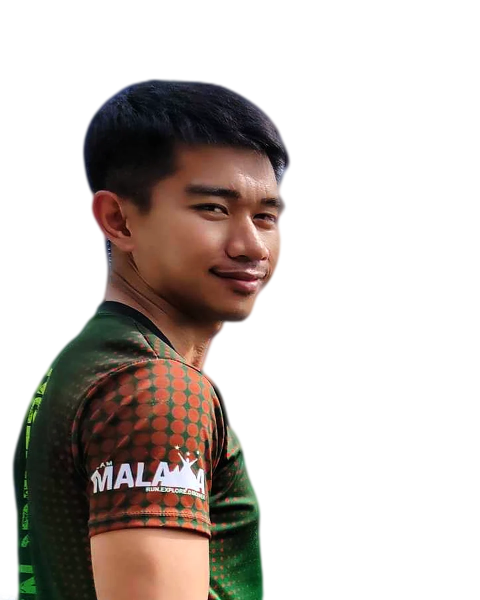
#> input picture assets/photo/alfred-calawa.webp, 960 x 1200 px (shown at 1/2 size)
$ python process_photo.py ../assets/photo/alfred-calawa.webp
#> lines starting #> are read from the running program, lines starting #| are printed output that depends on the picture
"""
Turn a raw photo into a polished, background-free portrait for the site.

    python tools/process_photo.py path/to/raw-photo.jpg

What it does
  1. Finds your face and crops a centred head-and-shoulders portrait (4:5).
  2. Removes the background completely (transparent PNG/WebP). Uses `rembg`
     if installed (best quality), otherwise OpenCV GrabCut.
  3. Light, natural enhancement: balanced brightness/contrast, slight warmth,
     gentle sharpening. No face changes, no heavy filters.
  4. Exports assets/photo/alfred-calawa.webp (transparent) + .png fallback
     (960x1200) and points siteConfig.js at them.

Requirements:  pip install pillow opencv-python numpy
Recommended:   pip install "rembg[cpu]"     (much cleaner cut-outs, especially for
                                             busy/outdoor photos; downloads a model once)

Options
  --gradient          put the cut-out on a violet gradient instead of transparency
                      (exports .webp + .jpg)
  --keep-background   don't remove the background at all (implies --gradient style vignette)
  --model NAME        rembg model (default u2net_human_seg)
  --no-config         don't edit siteConfig.js
  --preview           also save a side-by-side before/after preview
"""
import argparse
import re
import sys
from pathlib import Path

import numpy as np
from PIL import Image, ImageFilter, ImageOps

try:
    import cv2
except ImportError:
    sys.exit("OpenCV is required:  pip install opencv-python")

ROOT = Path(__file__).resolve().parent.parent
OUT_DIR = ROOT / "assets" / "photo"
OUT_W, OUT_H = 960, 1200  # 4:5

# Site palette
VIOLET = np.array([124, 58, 237], dtype=np.float32)  # #7C3AED
INDIGO = np.array([49, 46, 129], dtype=np.float32)   # #312E81
DARK = np.array([14, 11, 26], dtype=np.float32)      # near-black with a violet tint


# --------------------------------------------------------------------------- crop
def detect_face(img: Image.Image):
    """Return (x, y, w, h) of the largest face, or None."""
    gray = cv2.cvtColor(np.array(img), cv2.COLOR_RGB2GRAY)
    if not hasattr(cv2, "CascadeClassifier"):  # removed in OpenCV 5 — pip install "opencv-python<5"
        print("  ! This OpenCV build has no face detector - falling back to a centred crop.")
        return None
    cascade = cv2.CascadeClassifier(cv2.data.haarcascades + "haarcascade_frontalface_default.xml")
    min_side = max(40, int(min(img.size) * 0.08))
    faces = cascade.detectMultiScale(gray, scaleFactor=1.08, minNeighbors=6, minSize=(min_side, min_side))
    if len(faces) == 0:
        return None
    return max(faces, key=lambda f: f[2] * f[3])


def crop_portrait(img: Image.Image, face):
    W, H = img.size
    if face is not None:
        fx, fy, fw, fh = face
        cx, cy = fx + fw / 2, fy + fh / 2
        cw = fw * 3.0                       # head + shoulders
    else:                                   # no face found: assume a typical portrait framing
        print("  ! No face detected - using a centred, top-weighted crop.")
        cx, cy = W / 2, H * 0.36
        cw = min(W, H * 0.8) * 0.9
    ch = cw * OUT_H / OUT_W
    # don't exceed the image; keep 4:5
    scale = min(1.0, W / cw, H / ch)
    cw, ch = cw * scale, ch * scale
    left = min(max(0, cx - cw / 2), W - cw)
    top = min(max(0, cy - ch * 0.38), H - ch)  # face centre sits ~38% from the top
    box = tuple(int(round(v)) for v in (left, top, left + cw, top + ch))
    out = img.crop(box)
    if face is not None:
        fx, fy, fw, fh = face
        face_in_crop = (fx - box[0], fy - box[1], fw, fh)
    else:
        face_in_crop = None
    return out, face_in_crop


# --------------------------------------------------------------------------- background
def mask_rembg(img: Image.Image, model: str):
    try:
        from rembg import new_session, remove
    except ImportError:
        return None
    print(f"  - Removing background with rembg ({model})...")
    cut = remove(img, session=new_session(model))
    return np.array(cut.split()[-1], dtype=np.float32) / 255.0


# [115 lines left out: functions silhouette, mask_grabcut, feather, gradient_background, vignette_blend, enhance, not called in this run]


# --------------------------------------------------------------------------- main
def main():
    ap = argparse.ArgumentParser(description=__doc__, formatter_class=argparse.RawDescriptionHelpFormatter)
    ap.add_argument("photo")
    ap.add_argument("--keep-background", action="store_true")
    ap.add_argument("--gradient", action="store_true")
    ap.add_argument("--no-config", action="store_true")
    ap.add_argument("--preview", action="store_true")
    ap.add_argument("--model", default="u2net_human_seg",
                    help="rembg model: u2net_human_seg (default), isnet-general-use, birefnet-portrait, u2net")
    args = ap.parse_args()

    src = Path(args.photo)
    if not src.exists():
        sys.exit(f"File not found: {src}")
    print(f"Processing {src.name}")
    img = ImageOps.exif_transpose(Image.open(src)).convert("RGB")
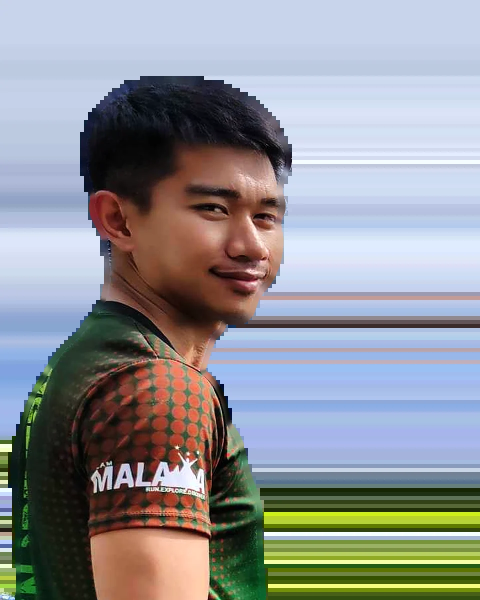
#> img: PIL image 960x1200 RGB (shown at 1/2 size); mean R, G, B 143.7, 146.2, 149.6
    if max(img.size) > 3000:
        img.thumbnail((3000, 3000), Image.LANCZOS)

    face = detect_face(img)
#> in detect_face, `gray = cv2.cvtColor(np.array(img), cv2.COLOR_RGB2GRAY)`:
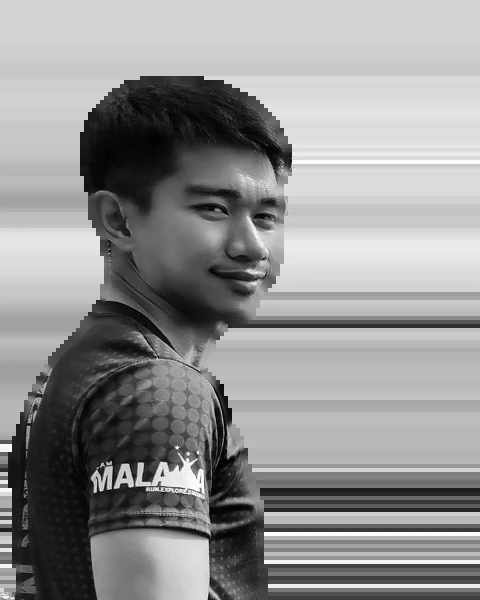
#> gray: shape (1200, 960) (shown at 1/2 size); min 0, max 255, mean 145.8
#> in detect_face, `faces = cascade.detectMultiScale(gray, scaleFactor=1.08, minNeighbors=..`: faces = [[317, 295, 325, 325]]
#> face = [317, 295, 325, 325]
    crop, face_c = crop_portrait(img, face)
#> in crop_portrait, `fx, fy, fw, fh = face`: fx = 317; fy = 295; fw = 325
#> in crop_portrait, `cx, cy = fx + fw / 2, fy + fh / 2`: cx = 479.5; cy = 457.5
#> in crop_portrait, `cw = fw * 3.0`: cw = 975
#> in crop_portrait, `ch = cw * OUT_H / OUT_W`: ch = 1218.8
#> in crop_portrait, `scale = min(1.0, W / cw, H / ch)`: scale = 0.985
#> in crop_portrait, `cw, ch = cw * scale, ch * scale`: cw = 960; ch = 1200
#> in crop_portrait, `left = min(max(0, cx - cw / 2), W - cw)`: left = 0
#> in crop_portrait, `box = tuple(int(round(v)) for v in (left, top, left + cw, top + ch))`: box = (0, 0, 960, 1200)
#> in crop_portrait, `face_in_crop = (fx - box[0], fy - box[1], fw, fh)`: face_in_crop = (317, 295, 325, 325)
#> face_c = (317, 295, 325, 325)
    # work at output resolution
    sx, sy = OUT_W / crop.width, OUT_H / crop.height
#> sx = 1; sy = 1
    crop = crop.resize((OUT_W, OUT_H), Image.LANCZOS)
    if face_c is not None:
        face_c = (face_c[0] * sx, face_c[1] * sy, face_c[2] * sx, face_c[3] * sy)

    alpha = None
    if not args.keep_background:
        alpha = mask_rembg(crop, args.model)
        if alpha is None:
            alpha = mask_grabcut(crop, face_c)
        frac = float(alpha.mean())
        if not 0.18 < frac < 0.88:
            if not args.gradient:
                sys.exit(f"  ! Cut-out looks unreliable ({frac:.0%} foreground). Install rembg "
                         "(pip install \"rembg[cpu]\") or rerun with --gradient / --keep-background.")
            print(f"  ! Cut-out looks unreliable ({frac:.0%} foreground) - using the vignette blend instead.")
            alpha = None
        else:
            alpha = feather(alpha, OUT_W)

    subject = enhance(crop, alpha)
    rgb = np.array(subject, dtype=np.float32)
    OUT_DIR.mkdir(parents=True, exist_ok=True)
    webp = OUT_DIR / "alfred-calawa.webp"

    if alpha is not None and not args.gradient and not args.keep_background:
        # transparent cut-out. Decontaminate the edge: semi-transparent pixels still carry the old
        # background colour (e.g. bright sky), so take their colour from nearby solid subject pixels.
        solid = (alpha > 0.97).astype(np.float32)
        k = max(3, int(OUT_W * 0.012)) * 2 + 1
        num = cv2.GaussianBlur(rgb * solid[..., None], (k, k), 0)
        den = cv2.GaussianBlur(solid, (k, k), 0)[..., None]
        inner = np.where(den > 1e-3, num / np.maximum(den, 1e-3), rgb)
        edge = ((alpha > 0.0) & (alpha < 0.97))[..., None]
        rgb = np.where(edge, inner, rgb)
        rgba = np.dstack([rgb, alpha * 255])
        out = Image.fromarray(np.clip(rgba, 0, 255).astype(np.uint8), "RGBA")
        fallback = OUT_DIR / "alfred-calawa.png"
        out.save(webp, "WEBP", quality=86, alpha_quality=90, method=6)
        # fallback is only for very old browsers: smaller + 256-colour palette keeps it light
        small = out.resize((OUT_W * 3 // 4, OUT_H * 3 // 4), Image.LANCZOS)
        small.quantize(colors=256, method=Image.Quantize.FASTOCTREE, dither=Image.Dither.FLOYDSTEINBERG).save(
            fallback, "PNG", optimize=True)
    else:
        if alpha is not None:
            a3 = alpha[..., None]
            final = rgb * a3 + gradient_background(OUT_W, OUT_H) * (1 - a3)
        else:
            final = vignette_blend(rgb)
        out = Image.fromarray(np.clip(final, 0, 255).astype(np.uint8))
        fallback = OUT_DIR / "alfred-calawa.jpg"
        out.save(webp, "WEBP", quality=82, method=6)
        out.save(fallback, "JPEG", quality=84, optimize=True, progressive=True)
    print(f"  OK {webp.relative_to(ROOT)}  ({webp.stat().st_size // 1024} KB)")
    print(f"  OK {fallback.relative_to(ROOT)}  ({fallback.stat().st_size // 1024} KB)")

    if args.preview:
        before = ImageOps.fit(img, (OUT_W, OUT_H), Image.LANCZOS, centering=(0.5, 0.35))
        pv = Image.new("RGB", (OUT_W * 2, OUT_H))
        pv.paste(before, (0, 0))
        shown = out.convert("RGBA")
        checker = Image.new("RGBA", shown.size, (40, 40, 48, 255))
        pv.paste(Image.alpha_composite(checker, shown).convert("RGB"), (OUT_W, 0))
        pv.save(OUT_DIR / "preview-before-after.jpg", quality=80)
        print(f"  OK {(OUT_DIR / 'preview-before-after.jpg').relative_to(ROOT)}  (not used by the site)")

    if not args.no_config:
        cfg = ROOT / "siteConfig.js"
        s = cfg.read_text(encoding="utf-8")
        s2 = re.sub(r'webp:\s*"[^"]*"', 'webp: "assets/photo/alfred-calawa.webp"', s, count=1)
        s2 = re.sub(r'fallback:\s*"[^"]*"', f'fallback: "assets/photo/{fallback.name}"', s2, count=1)
        if s2 != s:
            cfg.write_text(s2, encoding="utf-8")
            print("  OK siteConfig.js now points at the new photo")
    print("Done. Reload the site to see it.")


if __name__ == "__main__":
    main()
#> (the call stopped at in mask_rembg, `cut = remove(img, session=new_session(model))`: rembg is not available in this run)
